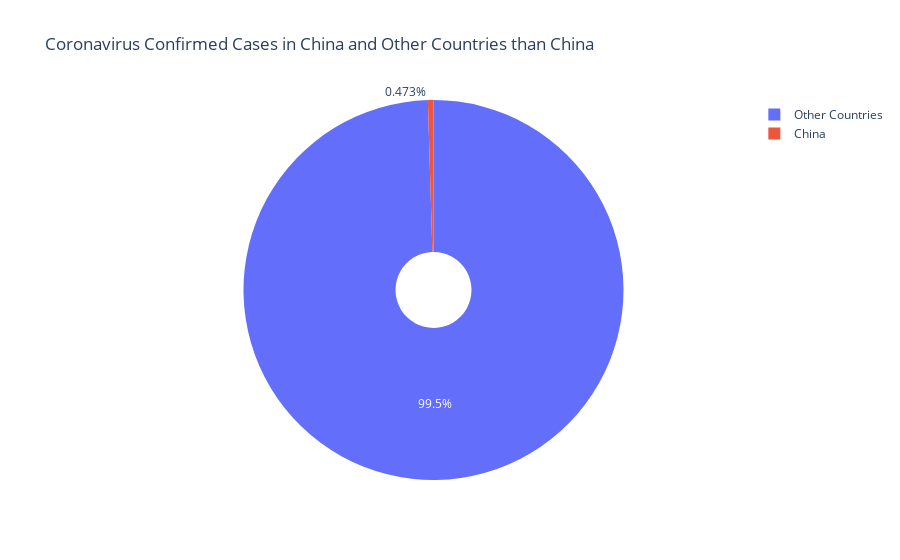

Here is the notebook cell this chart was saved with:
### Code cell
outside_mainland_china_confirmed = total_country_confirmed_cases - china_confirmed
x = np.array([china_confirmed,outside_mainland_china_confirmed])
fig = go.Figure(data=[go.Pie(labels=["China","Other Countries"], values=x,hole=0.2)])
fig.update_layout(title_text='Coronavirus Confirmed Cases in China and Other Countries than China')
fig.show()

### Figure 1 — Plotly figure (JSON) as saved in the notebook; plotly's stock layout.template omitted (floating-point values rounded to 4 significant figures)
{"data": [{"hole": 0.2, "labels": ["China", "Other Countries"], "type": "pie", "values": [84380.0, 17770000.0]}], "layout": {"title": {"text": "Coronavirus Confirmed Cases in China and Other Countries than China"}}}
